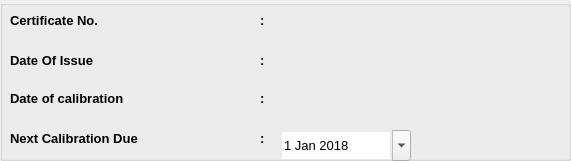
           <widget class="QGroupBox" name="groupBox_2">
            <property name="geometry">
             <rect>
              <x>800</x>
              <y>270</y>
              <width>571</width>
              <height>161</height>
             </rect>
            </property>
            <property name="font">
             <font>
              <pointsize>18</pointsize>
             </font>
            </property>
            <property name="title">
             <string/>
            </property>
            <property name="flat">
             <bool>true</bool>
            </property>
            <property name="checkable">
             <bool>false</bool>
            </property>
            <widget class="QLabel" name="label_64">
             <property name="geometry">
              <rect>
               <x>10</x>
               <y>10</y>
               <width>131</width>
               <height>21</height>
              </rect>
             </property>
             <property name="font">
              <font>
               <family>MS Shell Dlg 2</family>
               <pointsize>10</pointsize>
               <weight>75</weight>
               <bold>true</bold>
              </font>
             </property>
             <property name="text">
              <string>Certificate No.</string>
             </property>
            </widget>
            <widget class="QLabel" name="label_69">
             <property name="geometry">
              <rect>
               <x>10</x>
               <y>50</y>
               <width>131</width>
               <height>21</height>
              </rect>
             </property>
             <property name="font">
              <font>
               <family>MS Shell Dlg 2</family>
               <pointsize>10</pointsize>
               <weight>75</weight>
               <bold>true</bold>
              </font>
             </property>
             <property name="text">
              <string>Date Of Issue</string>
             </property>
            </widget>
            <widget class="QLabel" name="label_70">
             <property name="geometry">
              <rect>
               <x>10</x>
               <y>90</y>
               <width>191</width>
               <height>16</height>
              </rect>
             </property>
             <property name="font">
              <font>
               <family>MS Shell Dlg 2</family>
               <pointsize>10</pointsize>
               <weight>75</weight>
               <bold>true</bold>
              </font>
             </property>
             <property name="text">
              <string>Date of calibration</string>
             </property>
            </widget>
            <widget class="QLabel" name="label_71">
             <property name="geometry">
              <rect>
               <x>10</x>
               <y>130</y>
               <width>201</width>
               <height>16</height>
              </rect>
             </property>
             <property name="font">
              <font>
               <family>MS Shell Dlg 2</family>
               <pointsize>10</pointsize>
               <weight>75</weight>
               <bold>true</bold>
              </font>
             </property>
             <property name="text">
              <string>Next Calibration Due</string>
             </property>
            </widget>
            <widget class="QLabel" name="label_72">
             <property name="geometry">
              <rect>
               <x>260</x>
               <y>10</y>
               <width>21</width>
               <height>21</height>
              </rect>
             </property>
             <property name="font">
              <font>
               <family>MS Shell Dlg 2</family>
               <pointsize>10</pointsize>
               <weight>75</weight>
               <bold>true</bold>
              </font>
             </property>
             <property name="text">
              <string>:</string>
             </property>
            </widget>
            <widget class="QLabel" name="label_73">
             <property name="geometry">
              <rect>
               <x>260</x>
               <y>50</y>
               <width>21</width>
               <height>21</height>
              </rect>
             </property>
             <property name="font">
              <font>
               <family>MS Shell Dlg 2</family>
               <pointsize>10</pointsize>
               <weight>75</weight>
               <bold>true</bold>
              </font>
             </property>
             <property name="text">
              <string>:</string>
             </property>
            </widget>
            <widget class="QLabel" name="label_74">
             <property name="geometry">
              <rect>
               <x>260</x>
               <y>90</y>
               <width>21</width>
               <height>16</height>
              </rect>
             </property>
             <property name="font">
              <font>
               <family>MS Shell Dlg 2</family>
               <pointsize>10</pointsize>
               <weight>75</weight>
               <bold>true</bold>
              </font>
             </property>
             <property name="text">
              <string>:</string>
             </property>
            </widget>
            <widget class="QLabel" name="label_75">
             <property name="geometry">
              <rect>
               <x>260</x>
               <y>130</y>
               <width>21</width>
               <height>16</height>
              </rect>
             </property>
             <property name="font">
              <font>
               <family>MS Shell Dlg 2</family>
               <pointsize>10</pointsize>
               <weight>75</weight>
               <bold>true</bold>
              </font>
             </property>
             <property name="text">
              <string>:</string>
             </property>
            </widget>
            <widget class="QLabel" name="label_76">
             <property name="geometry">
              <rect>
               <x>300</x>
               <y>10</y>
               <width>171</width>
               <height>16</height>
              </rect>
             </property>
             <property name="font">
              <font>
               <family>MS Shell Dlg 2</family>
               <pointsize>10</pointsize>
              </font>
             </property>
             <property name="text">
              <string/>
             </property>
            </widget>
            <widget class="QLabel" name="label_77">
             <property name="geometry">
              <rect>
               <x>300</x>
               <y>50</y>
               <width>171</width>
               <height>20</height>
              </rect>
             </property>
             <property name="font">
              <font>
               <family>MS Shell Dlg 2</family>
               <pointsize>10</pointsize>
              </font>
             </property>
             <property name="text">
              <string/>
             </property>
            </widget>
            <widget class="QLabel" name="label_78">
             <property name="geometry">
              <rect>
               <x>300</x>
               <y>90</y>
               <width>171</width>
               <height>16</height>
              </rect>
             </property>
             <property name="font">
              <font>
               <family>MS Shell Dlg 2</family>
               <pointsize>10</pointsize>
              </font>
             </property>
             <property name="text">
              <string/>
             </property>
            </widget>
            <widget class="QDateEdit" name="dateEdit_3">
             <property name="geometry">
              <rect>
               <x>280</x>
               <y>130</y>
               <width>131</width>
               <height>31</height>
              </rect>
             </property>
             <property name="font">
              <font>
               <family>MS Shell Dlg 2</family>
               <pointsize>10</pointsize>
               <weight>50</weight>
               <bold>false</bold>
              </font>
             </property>
             <property name="frame">
              <bool>false</bool>
             </property>
             <property name="buttonSymbols">
              <enum>QAbstractSpinBox::NoButtons</enum>
             </property>
             <property name="calendarPopup">
              <bool>true</bool>
             </property>
             <property name="date">
              <date>
               <year>2018</year>
               <month>1</month>
               <day>1</day>
              </date>
             </property>
            </widget>
           </widget>
